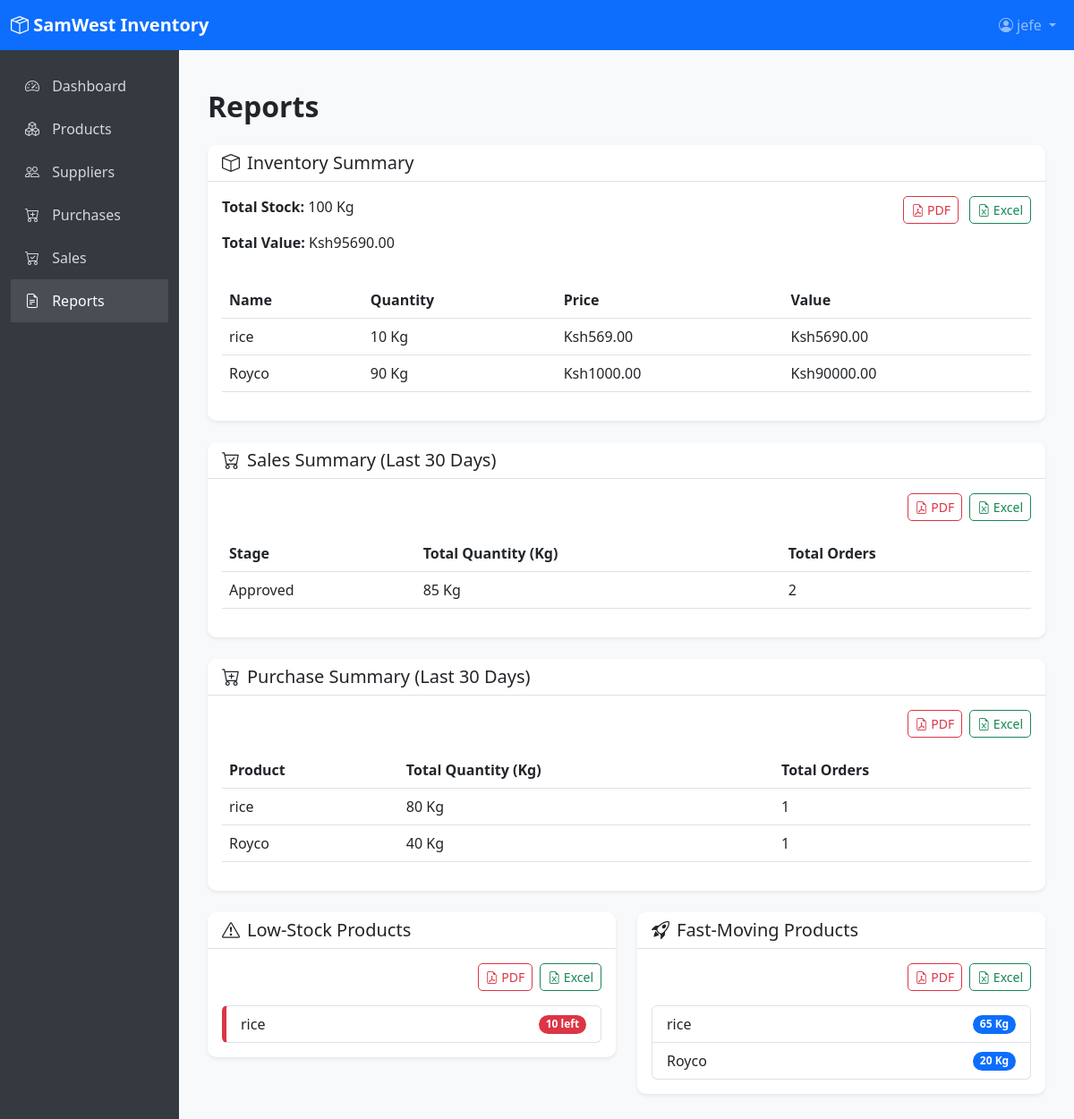
The app's page /reports/ (signed in) with its own data.
### inventory/models.py (models this page shows, shortened)
class Product(models.Model):
    name = models.CharField(max_length=255)
    description = models.TextField(blank=True)
    supplier = models.ForeignKey(Supplier, on_delete=models.SET_NULL, null=True)
    quantity = models.IntegerField(default=0)
    price = models.DecimalField(max_digits=10, decimal_places=2)
    low_stock_threshold = models.IntegerField(default=10)
    def is_low_stock(self):
        return self.quantity <= self.low_stock_threshold

### inventory/views.py (the view)
# urls.py: path('reports/', views.reports, name='reports'),
@login_required
def reports(request):
    products = Product.objects.all()
    total_inventory_value = sum(product.quantity * product.price for product in products)
    total_stock = sum(product.quantity for product in products)
    products_with_value = [
        {
            'name': product.name,
            'quantity': product.quantity,
            'price': product.price,
            'value': product.quantity * product.price
        } for product in products
    ]
    low_stock_products = [product for product in products if product.is_low_stock()]
    thirty_days_ago = datetime.now().date() - timedelta(days=30)
    fast_moving_products = SalesOrder.objects.exclude(stage='Rejected')\
        .filter(date_sold__date__gte=thirty_days_ago)\
        .values('product__name')\
        .annotate(total_sold=Sum('quantity'))\
        .order_by('-total_sold')[:10]
    sales_summary = SalesOrder.objects.filter(date_sold__date__gte=thirty_days_ago)\
        .values('stage')\
        .annotate(total_quantity=Sum('quantity'), total_orders=Count('id'))\
        .order_by('stage')
    purchase_summary = PurchaseOrder.objects.filter(date_ordered__date__gte=thirty_days_ago)\
        .values('product__name')\
        .annotate(total_quantity=Sum('quantity'), total_orders=Count('id'))\
        .order_by('-total_quantity')
    context = {
        'total_inventory_value': total_inventory_value,
        'total_stock': total_stock,
        'products_with_value': products_with_value,  # Updated key
        'low_stock_products': low_stock_products,
        'fast_moving_products': fast_moving_products,
        'sales_summary': sales_summary,
        'purchase_summary': purchase_summary,
    }
    return render(request, 'reports.html', context)

### inventory/templates/reports.html
{% extends 'base.html' %}
{% block content %}
<div class="container-fluid py-4">
    <h1 class="h2 fw-bold text-dark mb-4">Reports</h1>
    <div class="card border-0 shadow-sm mb-4">
        <div class="card-header bg-white border-bottom">
            <h5 class="card-title mb-0"><i class="bi bi-box me-2"></i>Inventory Summary</h5>
        </div>
        <div class="card-body">
            <div class="d-flex justify-content-between mb-3">
                <div>
                    <p><strong>Total Stock:</strong> {{ total_stock }} Kg</p>
                    <p><strong>Total Value:</strong> Ksh{{ total_inventory_value|floatformat:2 }}</p>
                </div>
                <div>
                    <a href="{% url 'export_report' 'inventory' 'pdf' %}" class="btn btn-sm btn-outline-danger me-2"><i class="bi bi-file-earmark-pdf"></i> PDF</a>
                    <a href="{% url 'export_report' 'inventory' 'excel' %}" class="btn btn-sm btn-outline-success"><i class="bi bi-file-earmark-excel"></i> Excel</a>
                </div>
            </div>
            <div class="table-responsive">
                <table class="table table-hover">
                    <thead>
                        <tr>
                            <th>Name</th>
                            <th>Quantity</th>
                            <th>Price</th>
                            <th>Value</th>
                        </tr>
                    </thead>
                    <tbody>
                        {% for product in products_with_value %}
                        <tr>
                            <td>{{ product.name }}</td>
                            <td>{{ product.quantity }} Kg</td>
                            <td>Ksh{{ product.price }}</td>
                            <td>Ksh{{ product.value|floatformat:2 }}</td>
                        </tr>
                        {% empty %}
                        <tr>
                            <td colspan="4" class="text-center">No products available.</td>
                        </tr>
                        {% endfor %}
                    </tbody>
                </table>
            </div>
        </div>
    </div>
    <div class="card border-0 shadow-sm mb-4">
        <div class="card-header bg-white border-bottom">
            <h5 class="card-title mb-0"><i class="bi bi-cart-check me-2"></i>Sales Summary (Last 30 Days)</h5>
        </div>
        <div class="card-body">
            <div class="d-flex justify-content-end mb-3">
                <a href="{% url 'export_report' 'sales' 'pdf' %}" class="btn btn-sm btn-outline-danger me-2"><i class="bi bi-file-earmark-pdf"></i> PDF</a>
                <a href="{% url 'export_report' 'sales' 'excel' %}" class="btn btn-sm btn-outline-success"><i class="bi bi-file-earmark-excel"></i> Excel</a>
            </div>
            <div class="table-responsive">
                <table class="table table-hover">
                    <thead>
                        <tr>
                            <th>Stage</th>
                            <th>Total Quantity (Kg)</th>
                            <th>Total Orders</th>
                        </tr>
                    </thead>
                    <tbody>
                        {% for sale in sales_summary %}
                        <tr>
                            <td>{{ sale.stage }}</td>
                            <td>{{ sale.total_quantity|default:0 }} Kg</td>
                            <td>{{ sale.total_orders }}</td>
                        </tr>
                        {% empty %}
                        <tr>
                            <td colspan="3" class="text-center">No sales recorded.</td>
                        </tr>
                        {% endfor %}
                    </tbody>
                </table>
            </div>
        </div>
    </div>
    <div class="card border-0 shadow-sm mb-4">
        <div class="card-header bg-white border-bottom">
            <h5 class="card-title mb-0"><i class="bi bi-cart-plus me-2"></i>Purchase Summary (Last 30 Days)</h5>
        </div>
        <div class="card-body">
            <div class="d-flex justify-content-end mb-3">
                <a href="{% url 'export_report' 'purchases' 'pdf' %}" class="btn btn-sm btn-outline-danger me-2"><i class="bi bi-file-earmark-pdf"></i> PDF</a>
                <a href="{% url 'export_report' 'purchases' 'excel' %}" class="btn btn-sm btn-outline-success"><i class="bi bi-file-earmark-excel"></i> Excel</a>
            </div>
            <div class="table-responsive">
                <table class="table table-hover">
                    <thead>
                        <tr>
                            <th>Product</th>
                            <th>Total Quantity (Kg)</th>
                            <th>Total Orders</th>
                        </tr>
                    </thead>
                    <tbody>
                        {% for purchase in purchase_summary %}
                        <tr>
                            <td>{{ purchase.product__name }}</td>
                            <td>{{ purchase.total_quantity }} Kg</td>
                            <td>{{ purchase.total_orders }}</td>
                        </tr>
                        {% empty %}
                        <tr>
                            <td colspan="3" class="text-center">No purchases recorded.</td>
                        </tr>
                        {% endfor %}
                    </tbody>
                </table>
            </div>
        </div>
    </div>
    <div class="row g-4">
        <div class="col-md-6">
            <div class="card border-0 shadow-sm">
                <div class="card-header bg-white border-bottom">
                    <h5 class="card-title mb-0"><i class="bi bi-exclamation-triangle me-2"></i>Low-Stock Products</h5>
                </div>
                <div class="card-body">
                    <div class="d-flex justify-content-end mb-3">
                        <a href="{% url 'export_report' 'low_stock' 'pdf' %}" class="btn btn-sm btn-outline-danger me-2"><i class="bi bi-file-earmark-pdf"></i> PDF</a>
                        <a href="{% url 'export_report' 'low_stock' 'excel' %}" class="btn btn-sm btn-outline-success"><i class="bi bi-file-earmark-excel"></i> Excel</a>
                    </div>
                    <div class="list-group">
                        {% for product in low_stock_products %}
                        <a href="{% url 'product_edit' product.pk %}" class="list-group-item list-group-item-action d-flex justify-content-between align-items-center alert-low-stock">
                            {{ product.name }}
                            <span class="badge bg-danger rounded-pill">{{ product.quantity }} left</span>
                        </a>
                        {% empty %}
                        <div class="alert alert-success">
                            <i class="bi bi-check-circle"></i> No low stock alerts
                        </div>
                        {% endfor %}
                    </div>
                </div>
            </div>
        </div>
        <div class="col-md-6">
            <div class="card border-0 shadow-sm">
                <div class="card-header bg-white border-bottom">
                    <h5 class="card-title mb-0"><i class="bi bi-rocket-takeoff me-2"></i>Fast-Moving Products</h5>
                </div>
                <div class="card-body">
                    <div class="d-flex justify-content-end mb-3">
                        <a href="{% url 'export_report' 'fast_moving' 'pdf' %}" class="btn btn-sm btn-outline-danger me-2"><i class="bi bi-file-earmark-pdf"></i> PDF</a>
                        <a href="{% url 'export_report' 'fast_moving' 'excel' %}" class="btn btn-sm btn-outline-success"><i class="bi bi-file-earmark-excel"></i> Excel</a>
                    </div>
                    <div class="list-group">
                        {% for product in fast_moving_products %}
                        <div class="list-group-item d-flex justify-content-between align-items-center">
                            {{ product.product__name }}
                            <span class="badge bg-primary rounded-pill">{{ product.total_sold }} Kg</span>
                        </div>
                        {% empty %}
                        <div class="alert alert-info">
                            <i class="bi bi-info-circle"></i> No fast-moving products.
                        </div>
                        {% endfor %}
                    </div>
                </div>
            </div>
        </div>
    </div>
</div>
{% endblock %}

### inventory/templates/base.html (shortened to what this page needs)
<!DOCTYPE html>
<html lang="en">
<head>
    <link href="https://cdn.jsdelivr.net/npm/bootstrap@5.3.0/dist/css/bootstrap.min.css" rel="stylesheet">
    <link rel="stylesheet" href="https://cdn.jsdelivr.net/npm/bootstrap-icons@1.10.0/font/bootstrap-icons.css">
</head>
<body>
    <nav class="navbar navbar-expand-lg navbar-dark bg-primary">
        <div class="container-fluid">
            <a class="navbar-brand" href="{% url 'dashboard' %}">
                <i class="bi bi-box-seam"></i> SamWest Inventory
            </a>
            <div class="collapse navbar-collapse" id="navbarNav">
                <ul class="navbar-nav ms-auto">
                    {% if user.is_authenticated %}
                    <li class="nav-item dropdown">
                        <a class="nav-link dropdown-toggle" href="#" id="navbarDropdown" role="button" data-bs-toggle="dropdown">
                            <i class="bi bi-person-circle"></i> {{ user.username }}
                        </a>
                    </li>
                    {% endif %}
                </ul>
            </div>
        </div>
    </nav>
    <div class="container-fluid">
        <div class="row">
            {% if user.is_authenticated %}
            <div class="col-md-2 sidebar d-none d-md-block">
                <div class="pt-3">
                    <ul class="nav flex-column">
                        <li class="nav-item">
                            <a class="nav-link {% if request.resolver_match.url_name == 'dashboard' %}active{% endif %}" href="{% url 'dashboard' %}">
                                <i class="bi bi-speedometer2"></i> Dashboard
                            </a>
                        </li>
                        <li class="nav-item">
                            <a class="nav-link {% if 'product' in request.resolver_match.url_name %}active{% endif %}" href="{% url 'product_list' %}">
                                <i class="bi bi-boxes"></i> Products
                            </a>
                        </li>
                        <li class="nav-item">
                            <a class="nav-link {% if 'supplier' in request.resolver_match.url_name %}active{% endif %}" href="{% url 'supplier_list' %}">
                                <i class="bi bi-people"></i> Suppliers
                            </a>
                        </li>
                        <li class="nav-item">
                            <a class="nav-link {% if 'purchase' in request.resolver_match.url_name %}active{% endif %}" href="{% url 'purchase_list' %}">
                                <i class="bi bi-cart-plus"></i> Purchases
                            </a>
                        </li>
                        <li class="nav-item">
                            <a class="nav-link {% if 'sales' in request.resolver_match.url_name %}active{% endif %}" href="{% url 'sales_list' %}">
                                <i class="bi bi-cart-check"></i> Sales
                            </a>
                        </li>
                        <li class="nav-item">
                            <a class="nav-link {% if request.resolver_match.url_name == 'reports' %}active{% endif %}" href="{% url 'reports' %}">
                                <i class="bi bi-file-earmark-text"></i> Reports
                            </a>
                        </li>
                    </ul>
                </div>
            </div>
            {% endif %}
            <div class="{% if user.is_authenticated %}col-md-10{% else %}col-12{% endif %} content">
                {% block content %}{% endblock %}
            </div>
        </div>
    </div>
</body>
</html>

### inventory/templates/base.html (style rules this page uses)
body { background-color: #f8f9fa; }
.navbar-brand { font-weight: 700; }
.card { border-radius: 10px; box-shadow: 0 4px 6px rgba(0, 0, 0, 0.1); margin-bottom: 20px; }
.card-header { border-radius: 10px 10px 0 0 !important; font-weight: 600; }
.alert-low-stock { border-left: 5px solid #dc3545; }
.sidebar { min-height: calc(100vh - 56px); background: #343a40; color: white; }
.sidebar .nav-link { color: rgba(255, 255, 255, 0.8); padding: 0.75rem 1rem; }
.sidebar .nav-link:hover, .sidebar .nav-link.active { color: white; background: rgba(255, 255, 255, 0.1); }
.sidebar .nav-link i { margin-right: 10px; }
.content { padding: 20px; }
.btn { border-radius: 5px; }

### records on screen
Product: name "rice", price "569.00", product__name "rice", total_quantity "80", total_orders "1", name "rice", quantity "10"
Product: name "Royco", price "1000.00", product__name "Royco", total_quantity "40", total_orders "1", total_sold "20"

### other values on screen
{{ user.username }} "jefe"
{{ total_stock }} "100"
{{ total_inventory_value|floatformat:2 }} "95690.00"
{{ product.quantity }} "10" "90"
{{ product.value|floatformat:2 }} "5690.00" "90000.00"
{{ sale.stage }} "Approved"
{{ sale.total_quantity|default:0 }} "85"
{{ sale.total_orders }} "2"
{{ product.product__name }} "rice"
{{ product.total_sold }} "65"
